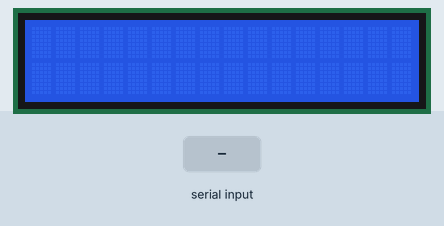
Recording of a sketch running on a simulated Arduino Uno, built with avr-gcc and run on an emulated ATmega328P. Shown: 16×2 character LCD. The inputs (shaded band) are chosen by the test bench. What the sketch prints to the serial monitor is not drawn.

Above: at 1.3 s.
1.4 s: "90,45,200\n" received over Serial
2.9 s: "30,150,10\n" received over Serial
4.4 s: "90,45\n" received over Serial
5.9 s: "1,90,45\n" received over Serial
At 7.4 s:
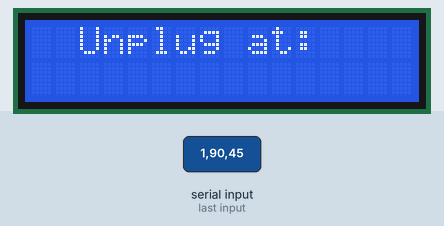
At 10.1 s:
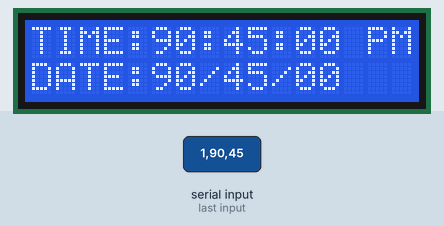
Timing chart, 0 to 11.6 s (numbered marks = the images above; inputs shaded):
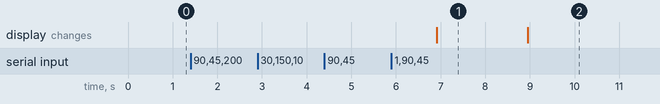

The sketch:

Arduino_Based_Time_Control_System_with_RTC_Function.ino
```cpp
#include <LiquidCrystal_I2C.h>

LiquidCrystal_I2C lcd(0x27,16, 2);

int ss,mm,hh,MM,DD,YYYY,AP;

int ass,amm,ahh,aMM,aDD,aYYYY,aAP;

int k=0, output, plug;

void setup()

{

lcd.init();
lcd.clear();
lcd.backlight();
Serial.begin(9600);

lcd.begin(16,2);

}

void loop()

{

/*After asking for details k=1 so never asks for instructions again*/

if(k<=0)

{

/*Details() - Asks for time and date*/

Details();

}

ss=ss+1;

if(ss==60)

{

ss=0;

mm=mm+1;

if(mm==60)

{

mm=0;

hh=hh+1;

if(hh==12)

{

AP=AP+1;

printTime2();

/*Day only advances when going from PM to AM*/

if(AP%2==0)

{

DD=DD+1;

}

// assumes that all months have 28 days

if(DD==28)

{

DD=1;

MM=MM+1;

if(MM==13)

{

MM=1;

YYYY=YYYY+1;

}

}

}

if(hh==13)

{

hh=1;

}

}

}

/*printTime2 - adds one second and displays time on LCD display*/

printTime2();

}

void line()

{

Serial.println("");

}

void Details()

{
Serial.println("Set current time & date");

Serial.println("Enter current hour:");

while(Serial.available()==0);

hh=Serial.parseInt();

/*line() - inserts blank line into serial monitor to separate data*/

line();

Serial.println("Enter current minute:");

while(Serial.available()==0);

mm=Serial.parseInt();

line();

Serial.println("Enter current second:");

while(Serial.available()==0);

ss=Serial.parseInt();

line();

for(;;)
{
Serial.println("Enter AM(0) or PM(1)");

while(Serial.available()==0);

AP=Serial.parseInt();


if(AP==0)
{
  line();
  break;
}
else if(AP==1)
{
  line();
  break;
}
else Serial.println("Invalid input. Try again."); line();

}

Serial.println("Enter current month:");

while(Serial.available()==0);

MM=Serial.parseInt();

line();

Serial.println("Enter current day:");

while(Serial.available()==0);

DD=Serial.parseInt();

line();

Serial.println("Enter current year:");

while(Serial.available()==0);

YYYY=Serial.parseInt();

line();

for(;;)
{
Serial.println("Set unplug(0) or plug(1) time:");

while(Serial.available()==0);

plug=Serial.parseInt();

line();

if(plug==0)
{
  Serial.println("Unplug");
  Details2();
  line();
  break;
}
else if(plug==1)
{
  Serial.println("Plug");
  Details2();
  line();
  break;
}
else Serial.println("Invalid input. Try again."); line();

}
k=k+1;

}

void Details2()

{

Serial.println("Enter hour:");

while(Serial.available()==0);

ahh=Serial.parseInt();

line();

Serial.println("Enter minute:");

while(Serial.available()==0);

amm=Serial.parseInt();

line();

Serial.println("Enter second:");

while(Serial.available()==0);

ass=Serial.parseInt();

line();

for(;;)
{
Serial.println("Enter AM(0) or PM(1)");

while(Serial.available()==0);

aAP=Serial.parseInt();


if(aAP==0)
{
  line();
  break;
}
else if(aAP==1)
{
  line();
  break;
}
else Serial.println("Invalid input. Try again."); line();

}

Serial.println("Enter month:");

while(Serial.available()==0);

aMM=Serial.parseInt();

line();

Serial.println("Enter day:");

while(Serial.available()==0);

aDD=Serial.parseInt();

line();

Serial.println("Enter year:");

while(Serial.available()==0);

aYYYY=Serial.parseInt();

line();

lcd.setCursor(2,0);

if(plug == 0)
{
  lcd.print("Unplug at:");
}
else if(plug == 1)
{
  lcd.print("Plug at:");
}
delay(2000);

lcd.clear();

lcd.setCursor(0,0);

lcd.print("TIME:");

/*printTime - places "0" in front of single digit numbers*/

printTime(ahh); lcd.print(":");

printTime(amm); lcd.print(":");

printTime(ass); lcd.print(" ");

/*if aAP is odd, it reads AM

if aAP is even, it reads PM*/

if(aAP%2==0)

{lcd.print("AM");}

if(aAP%2==1)

{lcd.print("PM");}

lcd.setCursor(0,1);

lcd.print("DATE:");

printTime(aMM); lcd.print("/");

printTime(aDD); lcd.print("/");

printTime(aYYYY);

delay(3000);

lcd.clear();

lcd.setCursor(4,0);

lcd.print("Current");

lcd.setCursor(2,1);

lcd.print("Time & Date");

delay(2000);

lcd.clear();

}

void printTime(int x)

{

if(x<=9)

{

lcd.print("0");lcd.print(x);

}

else

{

lcd.print(x);

}

}


void printTime2()

{

if(hh==ahh&&mm==amm&&ss==ass&&AP==aAP&&MM==aMM&&DD==aDD&&YYYY==aYYYY)
{
  lcd.clear();

  lcd.setCursor(1,0);

  if(plug == 0)
  {
  lcd.print("The device has");

  lcd.setCursor(2,1);

  lcd.print("been unplug.");

  output=0;
  }

  else if(plug==1)
  {
  lcd.print("The device has");

  lcd.setCursor(2,1);

  lcd.print("been plug.");

  output=1;
  }

  ss += 5;

  delay(5000);

  lcd.clear();
}

else


lcd.setCursor(0,0);

lcd.print("TIME:");

/*printTime - places "0" in front of single digit numbers*/

printTime(hh); lcd.print(":");

printTime(mm); lcd.print(":");

printTime(ss); lcd.print(" ");

/*if AP is odd, it reads AM

if AP is even, it reads PM*/

if(AP%2==0)

{lcd.print("AM");}

if(AP%2==1)

{lcd.print("PM");}

lcd.setCursor(0,1);

lcd.print("DATE:");

printTime(MM); lcd.print("/");

printTime(DD); lcd.print("/");

printTime(YYYY);

delay(1000);


}
```

Measured:
- after the input at 1.4 s, every drawn part: stays the same
- after the input at 2.9 s, every drawn part: stays the same
- after the input at 4.4 s, every drawn part: stays the same
- after the input at 5.9 s, the display: changes after 1.0 s (image 1)
- what the display in image 1 shows lasts 2.1 s, from 6.9 s to 9.0 s
